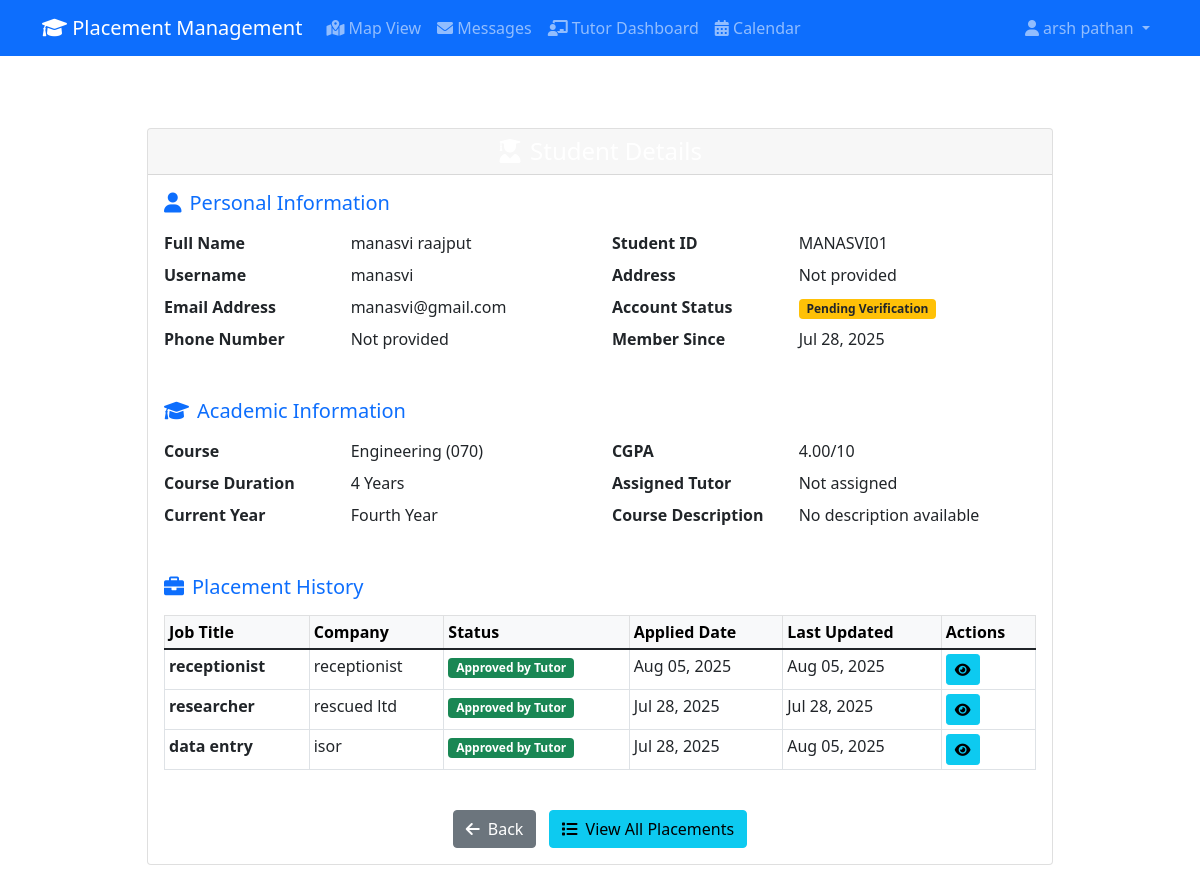
Before: /tutors/student/3/ (signed in) with the older database file.
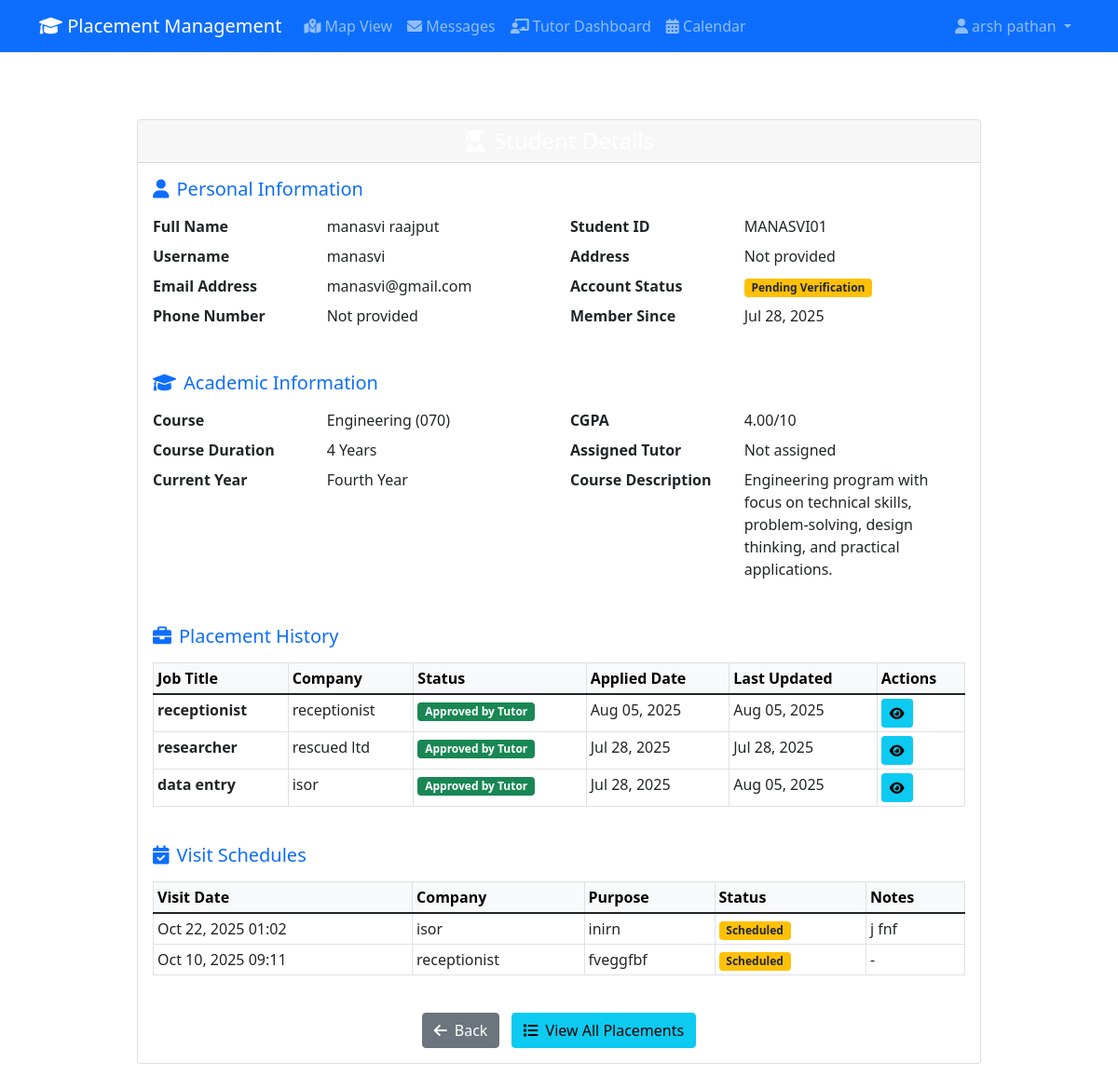
After: the same page with the newer database file.
### accounts/models.py (models this page shows, shortened)
class StudentProfile(models.Model):
    YEAR_CHOICES = (
        (1, 'First Year'),
        (2, 'Second Year'),
        (3, 'Third Year'),
        (4, 'Fourth Year'),
    )
    user = models.OneToOneField(User, on_delete=models.CASCADE)
    student_id = models.CharField(max_length=20, unique=True, validators=[validate_student_id])
    course = models.ForeignKey(Course, on_delete=models.CASCADE, related_name='students')
    year = models.IntegerField(choices=YEAR_CHOICES)
    cgpa = models.DecimalField(max_digits=4, decimal_places=2, null=True, blank=True)
    tutor = models.ForeignKey('TutorProfile', on_delete=models.SET_NULL, null=True, blank=True, related_name='assigned_students')
    resume = models.FileField(upload_to='resumes/', null=True, blank=True)
    address = models.TextField(blank=True)

class Course(models.Model):
    name = models.CharField(max_length=100, unique=True)
    code = models.CharField(max_length=20, unique=True)
    description = models.TextField(blank=True)
    duration_years = models.IntegerField(default=4)
    is_active = models.BooleanField(default=True)
    created_at = models.DateTimeField(auto_now_add=True)
    class Meta:
        ordering = ['name']

class User(AbstractUser):
    USER_TYPES = (
        ('student', 'Student'),
        ('tutor', 'Tutor'),
        ('provider', 'Provider'),
    )
    user_type = models.CharField(max_length=10, choices=USER_TYPES)
    phone = models.CharField(max_length=15, blank=True, validators=[validate_phone_number])
    is_verified = models.BooleanField(default=False)
    created_at = models.DateTimeField(auto_now_add=True)
    updated_at = models.DateTimeField(auto_now=True)

### placements/models.py (models this page shows, shortened)
class PlacementRequest(models.Model):
    STATUS_CHOICES = (
        ('pending', 'Pending'),
        ('approved_by_provider', 'Approved by Provider'),
        ('approved_by_tutor', 'Approved by Tutor'),
        ('rejected', 'Rejected'),
        ('completed', 'Completed'),
    )
    student = models.ForeignKey(StudentProfile, on_delete=models.CASCADE)
    provider = models.ForeignKey(ProviderProfile, on_delete=models.CASCADE)
    tutor = models.ForeignKey(
        'accounts.TutorProfile',
        on_delete=models.SET_NULL,
        null=True,
        blank=True,
        related_name='placement_requests',
        verbose_name='Assigned Tutor'
    )
    company_name = models.CharField(max_length=200)
    job_title = models.CharField(max_length=100)
    job_description = models.TextField()
    start_date = models.DateField()
    end_date = models.DateField()
    location = models.CharField(max_length=200)
    latitude = models.DecimalField(max_digits=10, decimal_places=8, null=True, blank=True)
    longitude = models.DecimalField(max_digits=11, decimal_places=8, null=True, blank=True)
    status = models.CharField(max_length=20, choices=STATUS_CHOICES, default='pending')
    documents = models.FileField(upload_to='placement_documents/', null=True, blank=True)
    created_at = models.DateTimeField(auto_now_add=True)
    updated_at = models.DateTimeField(auto_now=True)
    provider_approved_at = models.DateTimeField(null=True, blank=True)
    tutor_approved_at = models.DateTimeField(null=True, blank=True)
    approved_by_tutor = models.ForeignKey(
        User,
        on_delete=models.SET_NULL,
        null=True,
        blank=True,
        related_name='approved_placements'
    )
    tutor_comments = models.TextField(blank=True, help_text="Comments from tutor during approval/rejection")
    provider_comments = models.TextField(blank=True, help_text="Comments from provider during approval/rejection")

class VisitSchedule(models.Model):
    placement_request = models.ForeignKey(PlacementRequest, on_delete=models.CASCADE)
    tutor = models.ForeignKey(User, on_delete=models.CASCADE)
    visit_date = models.DateTimeField()
    purpose = models.CharField(max_length=200)
    notes = models.TextField(blank=True)
    completed = models.BooleanField(default=False)
    created_at = models.DateTimeField(auto_now_add=True)

### tutors/views.py (the view)
# urls.py: path('student/<int:pk>/', views.view_student, name='view_student'),
@tutor_required
@handle_exceptions
def view_student(request, pk):
    student = get_object_or_404(
        StudentProfile.objects.select_related('user', 'course', 'tutor__user'),
        pk=pk
    )
    placement_requests = PlacementRequest.objects.filter(
        student=student,
        approved_by_tutor=request.user
    ).order_by('-created_at')
    all_placements = PlacementRequest.objects.filter(
        student=student
    ).order_by('-created_at')
    visit_schedules = VisitSchedule.objects.filter(
        placement_request__student=student,
        tutor=request.user
    ).order_by('-visit_date')
    context = {
        'student': student,
        'placement_requests': placement_requests,
        'all_placements': all_placements,
        'visit_schedules': visit_schedules,
    }
    return render(request, 'tutors/view_student.html', context)

### core/context_processors.py (called while the page is built)
def global_context(request):
    context = {
        'site_name': 'Placement Management System',
        'current_year': 2024,
    }
    if hasattr(settings, 'GOOGLE_MAPS_API_KEY'):
        context['google_maps_api_key'] = settings.GOOGLE_MAPS_API_KEY
    else:
        context['google_maps_api_key'] = ''
    return context

### templates/tutors/view_student.html (shortened to what the changed rows need)
{% extends 'base.html' %}
{% block content %}
<div class="container py-5">
    <div class="row justify-content-center">
        <div class="col-lg-10">
            <div class="card shadow-custom animate__animated animate__fadeInUp">
                <div class="card-body">
                    <div class="row mb-4">
                        <div class="col-12">
                            <div class="row">
                                <div class="col-md-6">
                                    <dl class="row">
                                        <dt class="col-sm-5">Full Name</dt>
                                        <dd class="col-sm-7">{{ student.user.get_full_name }}</dd>
                                        <dt class="col-sm-5">Username</dt>
                                        <dd class="col-sm-7">{{ student.user.username }}</dd>
                                        <dt class="col-sm-5">Email Address</dt>
                                        <dd class="col-sm-7">{{ student.user.email }}</dd>
                                        <dt class="col-sm-5">Phone Number</dt>
                                        <dd class="col-sm-7">{{ student.phone|default:'Not provided' }}</dd>
                                    </dl>
                                </div>
                                <div class="col-md-6">
                                    <dl class="row">
                                        <dt class="col-sm-5">Student ID</dt>
                                        <dd class="col-sm-7">{{ student.student_id }}</dd>
                                        <dt class="col-sm-5">Address</dt>
                                        <dd class="col-sm-7">{{ student.address|default:'Not provided' }}</dd>
                                        <dt class="col-sm-5">Account Status</dt>
                                        <dd class="col-sm-7">
                                            {% if student.user.is_verified %}
                                                <span class="badge bg-success">Verified</span>
                                            {% else %}
                                                <span class="badge bg-warning text-dark">Pending Verification</span>
                                            {% endif %}
                                        </dd>
                                        <dt class="col-sm-5">Member Since</dt>
                                        <dd class="col-sm-7">{{ student.user.created_at|date:"M d, Y" }}</dd>
                                    </dl>
                                </div>
                            </div>
                        </div>
                    </div>
                    <div class="row mb-4">
                        <div class="col-12">
                            <div class="row">
                                <div class="col-md-6">
                                    <dl class="row">
                                        <dt class="col-sm-5">Course</dt>
                                        <dd class="col-sm-7">{{ student.course.name }} ({{ student.course.code }})</dd>
                                        <dt class="col-sm-5">Course Duration</dt>
                                        <dd class="col-sm-7">{{ student.course.duration_years }} Years</dd>
                                        <dt class="col-sm-5">Current Year</dt>
                                        <dd class="col-sm-7">{{ student.get_year_display }}</dd>
                                    </dl>
                                </div>
                                <div class="col-md-6">
                                    <dl class="row">
                                        <dt class="col-sm-5">CGPA</dt>
                                        <dd class="col-sm-7">
                                            {% if student.cgpa %}
                                                {{ student.cgpa }}/10
                                            {% else %}
                                                Not provided
                                            {% endif %}
                                        </dd>
                                        <dt class="col-sm-5">Assigned Tutor</dt>
                                        <dd class="col-sm-7">
                                            {% if student.tutor %}
                                                {{ student.tutor.user.get_full_name }} ({{ student.tutor.employee_id }})
                                            {% else %}
                                                Not assigned
                                            {% endif %}
                                        </dd>
                                        <dt class="col-sm-5">Course Description</dt>
                                        <dd class="col-sm-7">{{ student.course.description|default:'No description available' }}</dd>
                                    </dl>
                                </div>
                            </div>
                        </div>
                    </div>
                    {% if all_placements %}
                    <div class="row mb-4">
                        <div class="col-12">
                            <div class="table-responsive">
                                <table class="table table-sm table-bordered table-hover">
                                    <thead class="table-light">
                                        <tr>
                                            <th>Job Title</th>
                                            <th>Company</th>
                                            <th>Status</th>
                                            <th>Applied Date</th>
                                            <th>Last Updated</th>
                                            <th>Actions</th>
                                        </tr>
                                    </thead>
                                    <tbody>
                                        {% for placement in all_placements %}
                                        <tr>
                                            <td><strong>{{ placement.job_title }}</strong></td>
                                            <td>{{ placement.company_name }}</td>
                                            <td>
                                                {% if placement.status == 'pending' %}
                                                    <span class="badge bg-warning text-dark">Pending</span>
                                                {% elif placement.status == 'approved_by_provider' %}
                                                    <span class="badge bg-info">Approved by Provider</span>
                                                {% elif placement.status == 'approved_by_tutor' %}
                                                    <span class="badge bg-success">Approved by Tutor</span>
                                                {% elif placement.status == 'rejected' %}
                                                    <span class="badge bg-danger">Rejected</span>
                                                {% elif placement.status == 'completed' %}
                                                    <span class="badge bg-primary">Completed</span>
                                                {% endif %}
                                            </td>
                                            <td>{{ placement.created_at|date:"M d, Y" }}</td>
                                            <td>{{ placement.updated_at|date:"M d, Y" }}</td>
                                            <td>
                                                <a href="{% url 'tutors:placement_detail' placement.pk %}" class="btn btn-info btn-sm">
                                                    <i class="fas fa-eye"></i>
                                                </a>
                                            </td>
                                        </tr>
                                        {% endfor %}
                                    </tbody>
                                </table>
                            </div>
                        </div>
                    </div>
                    {% endif %}
                    {% if visit_schedules %}
                    <div class="row mb-4">
                        <div class="col-12">
                            <h5 class="text-primary mb-3">
                                <i class="fas fa-calendar-check me-2"></i>Visit Schedules
                            </h5>
                            <div class="table-responsive">
                                <table class="table table-sm table-bordered table-hover">
                                    <thead class="table-light">
                                        <tr>
                                            <th>Visit Date</th>
                                            <th>Company</th>
                                            <th>Purpose</th>
                                            <th>Status</th>
                                            <th>Notes</th>
                                        </tr>
                                    </thead>
                                    <tbody>
                                        {% for visit in visit_schedules %}
                                        <tr>
                                            <td>{{ visit.visit_date|date:"M d, Y H:i" }}</td>
                                            <td>{{ visit.placement_request.company_name }}</td>
                                            <td>{{ visit.purpose }}</td>
                                            <td>
                                                {% if visit.completed %}
                                                    <span class="badge bg-success">Completed</span>
                                                {% else %}
                                                    <span class="badge bg-warning text-dark">Scheduled</span>
                                                {% endif %}
                                            </td>
                                            <td>{{ visit.notes|default:'-' }}</td>
                                        </tr>
                                        {% endfor %}
                                    </tbody>
                                </table>
                            </div>
                        </div>
                    </div>
                    {% endif %}
                </div>
            </div>
        </div>
    </div>
</div>
{% endblock %}

Changed rows visible on the page:
changed through a linked row, StudentProfile "MANASVI01": course.description "No description available" → "Engineering program with focus on technical skills, problem-solving, design thinking, and practical applications."
added VisitSchedule: visit_date "Oct 22, 2025 01:02", placement_request.company_name "isor", purpose "inirn", completed "Scheduled", notes "j fnf"
added VisitSchedule: visit_date "Oct 10, 2025 09:11", placement_request.company_name "receptionist", purpose "fveggfbf", completed "Scheduled", notes "-"
Other visible differences:
text now shown: "Visit Schedules Visit Date Company Purpose Status Notes"
